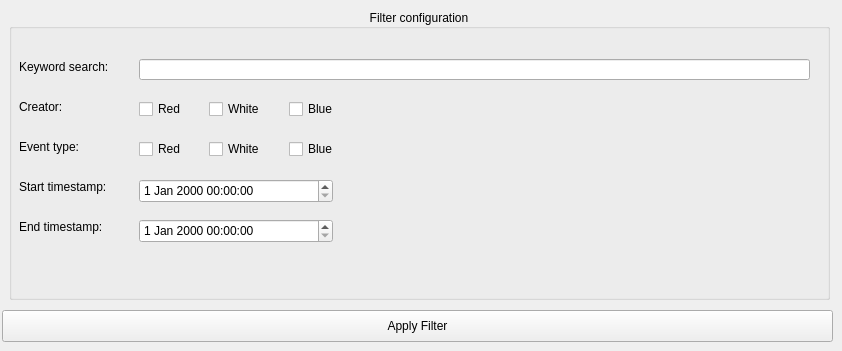
      <widget class="QWidget" name="FilterConfigView">
       <widget class="QGroupBox" name="FC_groupBox">
        <property name="geometry">
         <rect>
          <x>9</x>
          <y>9</y>
          <width>821</width>
          <height>291</height>
         </rect>
        </property>
        <property name="title">
         <string>Filter configuration</string>
        </property>
        <property name="alignment">
         <set>Qt::AlignCenter</set>
        </property>
        <widget class="QLabel" name="FC_KeywordSearchLabel">
         <property name="geometry">
          <rect>
           <x>10</x>
           <y>50</y>
           <width>111</width>
           <height>16</height>
          </rect>
         </property>
         <property name="text">
          <string>Keyword search:</string>
         </property>
        </widget>
        <widget class="QLineEdit" name="FC_KeywordSearchLineEdit">
         <property name="geometry">
          <rect>
           <x>130</x>
           <y>50</y>
           <width>671</width>
           <height>21</height>
          </rect>
         </property>
        </widget>
        <widget class="QLabel" name="FC_CreatorLabel">
         <property name="geometry">
          <rect>
           <x>10</x>
           <y>90</y>
           <width>60</width>
           <height>16</height>
          </rect>
         </property>
         <property name="text">
          <string>Creator:</string>
         </property>
        </widget>
        <widget class="QCheckBox" name="FC_CreatorRedCheckBox">
         <property name="geometry">
          <rect>
           <x>130</x>
           <y>90</y>
           <width>87</width>
           <height>20</height>
          </rect>
         </property>
         <property name="text">
          <string>Red</string>
         </property>
        </widget>
        <widget class="QCheckBox" name="FC_CreatorWhiteCheckBox">
         <property name="geometry">
          <rect>
           <x>200</x>
           <y>90</y>
           <width>87</width>
           <height>20</height>
          </rect>
         </property>
         <property name="text">
          <string>White</string>
         </property>
        </widget>
        <widget class="QCheckBox" name="FC_CreatorBlueCheckBox">
         <property name="geometry">
          <rect>
           <x>280</x>
           <y>90</y>
           <width>87</width>
           <height>20</height>
          </rect>
         </property>
         <property name="text">
          <string>Blue</string>
         </property>
        </widget>
        <widget class="QLabel" name="FC_EventTypeLabel">
         <property name="geometry">
          <rect>
           <x>10</x>
           <y>130</y>
           <width>91</width>
           <height>16</height>
          </rect>
         </property>
         <property name="text">
          <string>Event type:</string>
         </property>
        </widget>
        <widget class="QCheckBox" name="FC_EventTypeRedCheckBox">
         <property name="geometry">
          <rect>
           <x>130</x>
           <y>130</y>
           <width>87</width>
           <height>20</height>
          </rect>
         </property>
         <property name="text">
          <string>Red</string>
         </property>
        </widget>
        <widget class="QCheckBox" name="FC_EventTypeWhiteCheckBox">
         <property name="geometry">
          <rect>
           <x>200</x>
           <y>130</y>
           <width>87</width>
           <height>20</height>
          </rect>
         </property>
         <property name="text">
          <string>White</string>
         </property>
        </widget>
        <widget class="QCheckBox" name="FC_EventTypeBlueCheckBox">
         <property name="geometry">
          <rect>
           <x>280</x>
           <y>130</y>
           <width>87</width>
           <height>20</height>
          </rect>
         </property>
         <property name="text">
          <string>Blue</string>
         </property>
        </widget>
        <widget class="QLabel" name="FC_StartTimestampLabel">
         <property name="geometry">
          <rect>
           <x>10</x>
           <y>170</y>
           <width>111</width>
           <height>16</height>
          </rect>
         </property>
         <property name="text">
          <string>Start timestamp:</string>
         </property>
        </widget>
        <widget class="QLabel" name="FC_EndTimestampLabel">
         <property name="geometry">
          <rect>
           <x>10</x>
           <y>210</y>
           <width>101</width>
           <height>16</height>
          </rect>
         </property>
         <property name="text">
          <string>End timestamp:</string>
         </property>
        </widget>
        <widget class="QDateTimeEdit" name="FC_StartDateTimeEdit">
         <property name="geometry">
          <rect>
           <x>130</x>
           <y>170</y>
           <width>194</width>
           <height>24</height>
          </rect>
         </property>
        </widget>
        <widget class="QDateTimeEdit" name="FC_EndDateTimeEdit">
         <property name="geometry">
          <rect>
           <x>130</x>
           <y>210</y>
           <width>194</width>
           <height>24</height>
          </rect>
         </property>
        </widget>
       </widget>
       <widget class="QPushButton" name="FC_ApplyFilterPushButton">
        <property name="geometry">
         <rect>
          <x>2</x>
          <y>310</y>
          <width>831</width>
          <height>32</height>
         </rect>
        </property>
        <property name="text">
         <string>Apply Filter</string>
        </property>
       </widget>
      </widget>
